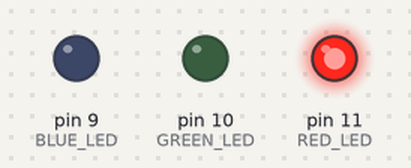
Bench run of a sketch on a simulated Arduino Uno, built with avr-gcc and run on an emulated ATmega328P. Shown: output pins drawn as LEDs (lit = HIGH).

Above: at 0.5 s.
At 1.5 s:
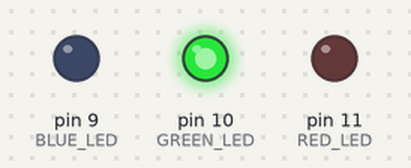
At 5.5 s:
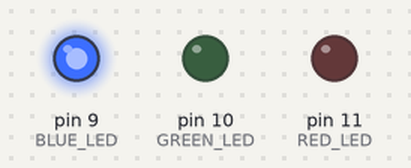
Timing chart, 0 to 6.9 s (numbered marks = the images above):
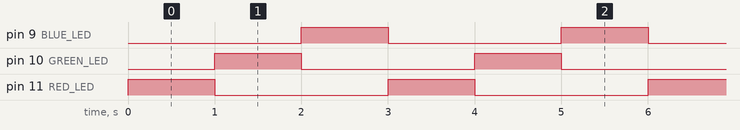

Measured:
- by itself, pin 9 (BLUE_LED), pin 10 (GREEN_LED), pin 11 (RED_LED): alternates HIGH for 1.0 s and LOW for 2.0 s
- by itself, everything shown: repeats every 3.0 s, in 3 steps

The sketch:

6_analogLight.ino
```cpp
int RED_LED = 11;
int GREEN_LED = 10;
int BLUE_LED = 9;

void setup(){
  pinMode(RED_LED,OUTPUT);
  pinMode(GREEN_LED,OUTPUT);
  pinMode(BLUE_LED,OUTPUT);
}

void loop(){
  analogWrite(RED_LED,255);
  analogWrite(GREEN_LED,0);
  analogWrite(BLUE_LED,0);
  delay(1000);
  analogWrite(RED_LED,0);
  analogWrite(GREEN_LED,255);
  analogWrite(BLUE_LED,0);
  delay(1000);
  analogWrite(RED_LED,0);
  analogWrite(GREEN_LED,0);
  analogWrite(BLUE_LED,255);
  delay(1000);
}
```
